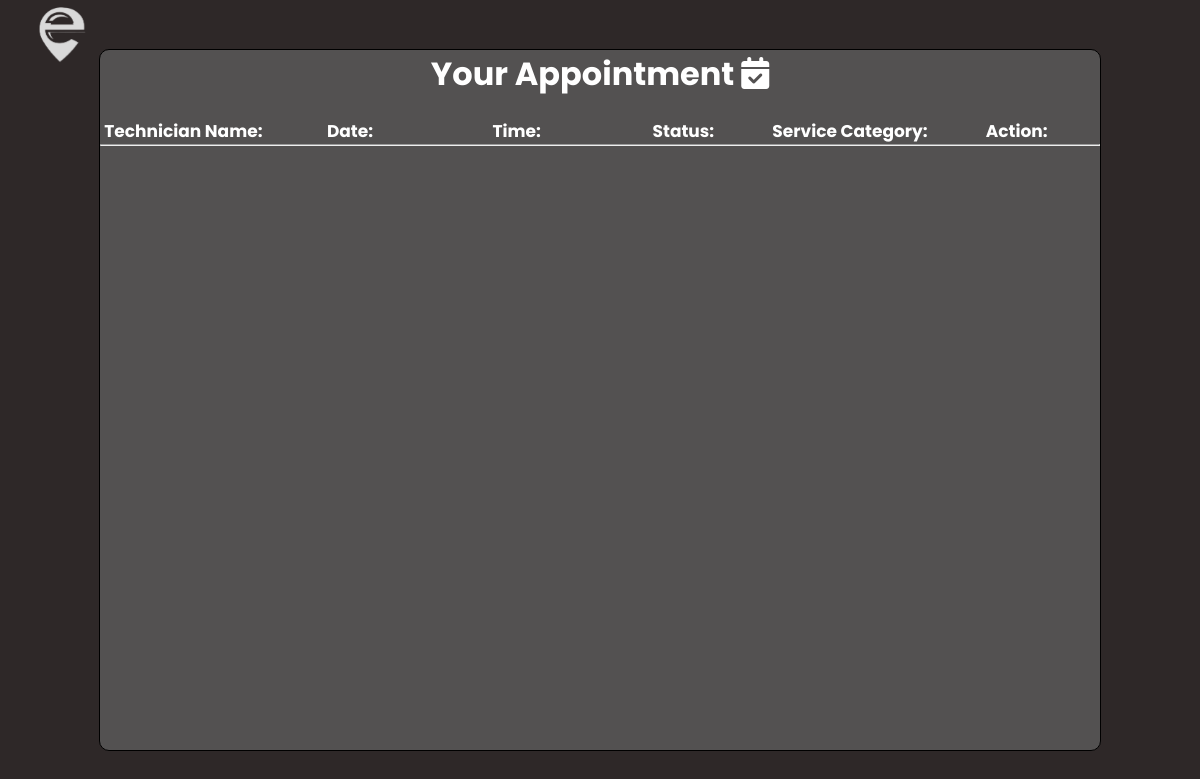
The page /appointment.php?email=gwenhalexisdejesus942@gmail.com  on the database as committed earlier.
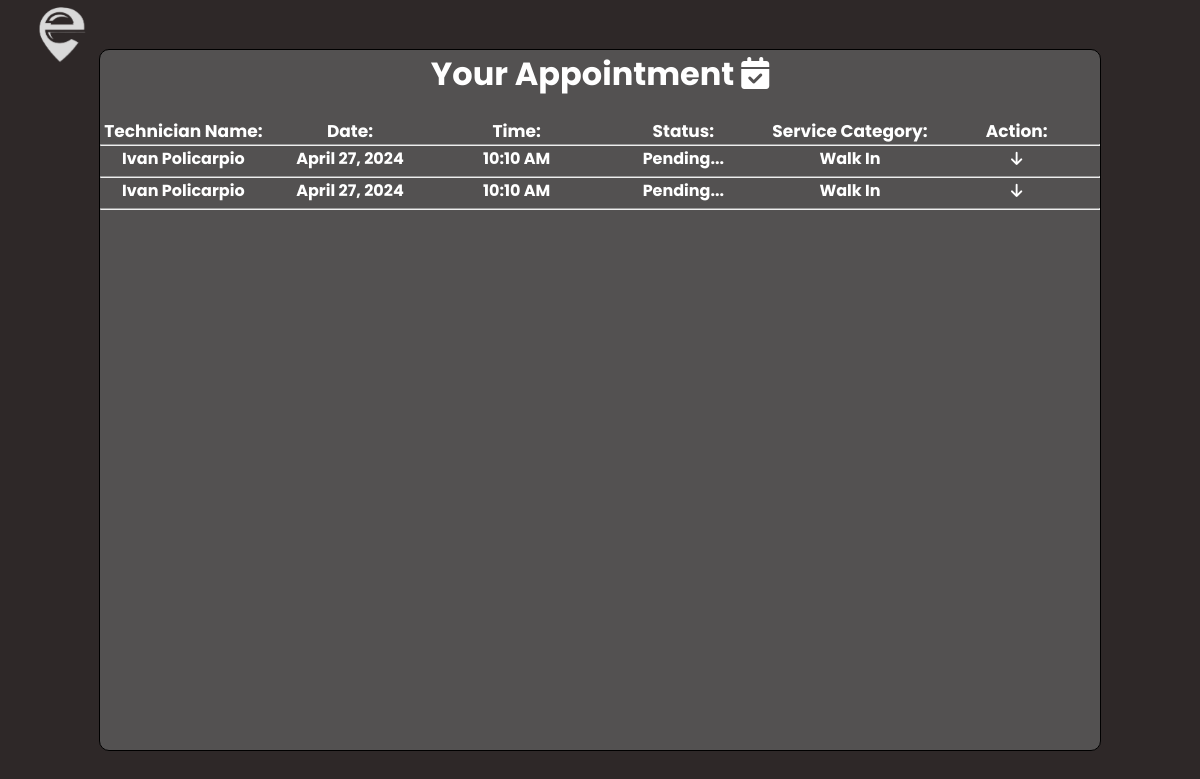
The same page on the database as committed later.
### tables this page shows
CREATE TABLE `appointment_list` (
  `id` int(11) NOT NULL,
  `endUser_email` varchar(255) NOT NULL,
  `endUser_name` varchar(255) NOT NULL,
  `endUser_address` varchar(255) NOT NULL,
  `endUser_message` varchar(255) NOT NULL,
  `end_user_contact` bigint(11) NOT NULL,
  `technician_email` varchar(255) NOT NULL,
  `technician_name` varchar(255) NOT NULL,
  `technician_message` varchar(255) NOT NULL,
  `technician_contact` bigint(255) NOT NULL,
  `technician_social` varchar(255) NOT NULL,
  `time` varchar(255) NOT NULL,
  `date` varchar(255) NOT NULL,
  `service` varchar(255) NOT NULL,
  `status` varchar(255) NOT NULL,
  `type_of_service` varchar(255) NOT NULL,
  `transaction_number` varchar(255) NOT NULL
);

### appointment.php (the view, shortened to what this page needs)
<?php
    require_once("dbcon.php");
    $email = $_GET['email'];
    $sql = "SELECT * FROM appointment_list WHERE endUser_email = '$email'";
    $query = mysqli_query($conn, $sql);
?>
<!DOCTYPE html>
<html lang="en">
<head>
    <link rel="stylesheet" href="appointment.css">
</head>
<body>
    <div class="container" id="container">
        <div class="header_container">
            <img src="icon/icon.png" alt="" width="120" onclick="back('<?php echo $email ?>')">
        </div>
        <h1>Your Appointment <i class="fa-solid fa-calendar-check"></i></h1>
        <div class="header">
            <label for="">Technician Name:</label>
            <label for="">Date:</label>
            <label for="">Time:</label>
            <label for="">Status:</label>
            <label for="">Service Category:</label>
            <label for="">Action:</label>
        </div>
        <hr>
        <?php
                while($row = mysqli_fetch_assoc($query)){
            ?>
        <div class="info">
            <p><?php echo $row['technician_name'] ?></p>
            <p><?php echo date("F j, Y", strtotime($row['date'])); ?></p>
            <p><?php echo date('h:i A', strtotime($row['time'])); ?></p>
            <p id="status"><?php echo $row['status'] ?></p>
            <p><?php echo $row['type_of_service'] ?></p>
            <button class="action_btn" onclick="show('message_collapse_<?php echo $row['id']; ?>','icon_<?php echo $row['id']; ?>','<?php echo $row['technician_email'] ?>','<?php echo $email ?>')"><i id="icon_<?php echo $row['id']; ?>" class="fa-solid fa-arrow-down"></i></button>
        </div>
        <hr>
        <?php
            }
        ?>
    </div>
</body>
</html>

### appointment.css (style rules this page uses)
* { margin: 0; padding: 0; }
body { background: rgb(46, 40, 40); font-family: Poppins, sans-serif; color: white; display: flex; justify-content: center; align-items: center; height: 100vh; }
.container { background: rgb(83, 81, 81); height: 700px; border: 1px solid black; width: 1000px; border-radius: 10px; overflow: auto; }
h1 { text-align: center; margin-bottom: 20px; }
.header_container { position: fixed; left: 0; top: 0; cursor: pointer; }
.header { display: grid; grid-template-columns: 1fr 1fr 1fr 1fr 1fr 1fr; text-align: center; font-size: 17px; font-weight: bold; }
.info { display: grid; grid-template-columns: 1fr 1fr 1fr 1fr 1fr 1fr; text-align: center; font-weight: bold; text-transform: capitalize; }
.action_btn { background: transparent; border: none; color: white; font-size: 15px; cursor: pointer; }

Rows that differ between the two databases and show on the page:
added appointment_list: technician_name "Ivan Policarpio", date "April 27, 2024", time "10:10 AM", status "Pending...", type_of_service "Walk In"
added appointment_list: technician_name "Ivan Policarpio", date "April 27, 2024", time "10:10 AM", status "Pending...", type_of_service "Walk In"
